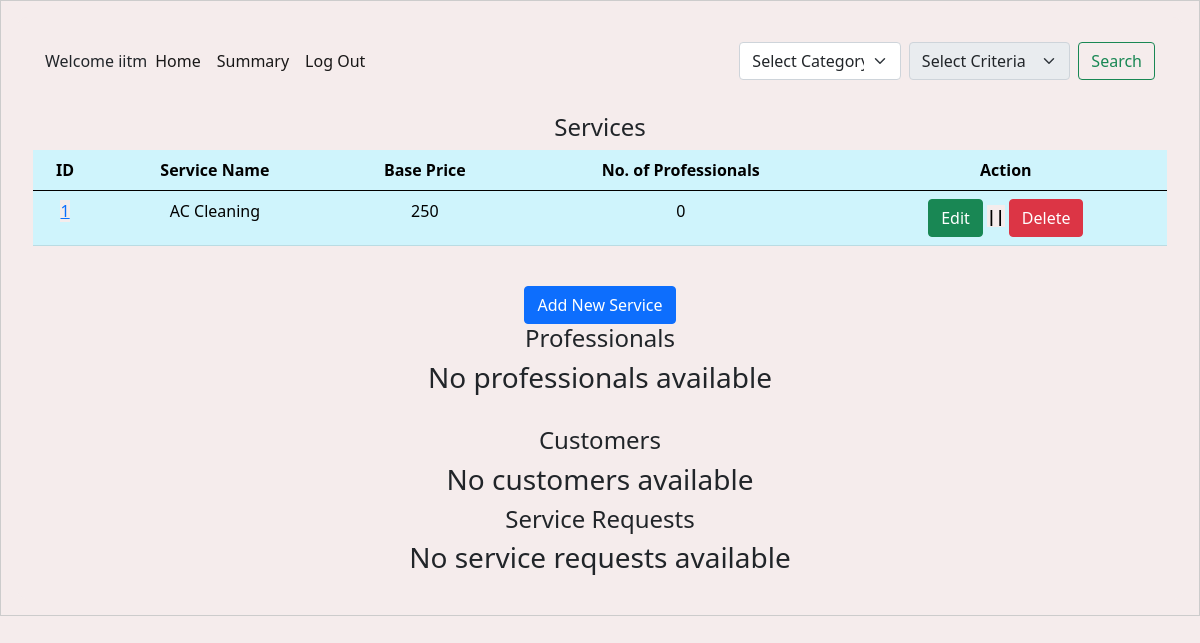
The page /admin_dashboard (signed in) on the database its author committed.
### backend/models.py (models this page shows)
class Service(db.Model):
    __tablename__ = "service"
    id = db.Column(db.Integer, primary_key=True, autoincrement=True)
    name = db.Column(db.String, nullable=False)
    base_price = db.Column(
        db.Integer, nullable=False
    )  # Changed 'price' to 'base_price'
    base_time_required = db.Column(db.String, nullable=True)
    description = db.Column(db.String, nullable=False)
    service_pic = db.Column(
        db.String, nullable=True
    )  # New column for service picture (optional)
    professional_services = db.relationship(
        "ProfessionalService", back_populates="service"
    )

### backend/controller.py (the view)
@app.route("/admin_dashboard")
def admin_dashboard():
    if (
        "username" in session and session.get("role") == 0
    ):  # Check if logged in as admin
        services_with_pro_count = (
            db.session.query(
                Service,
                func.count(ProfessionalService.professional_id).label(
                    "professional_count"
                ),
            )
            .outerjoin(
                ProfessionalService, Service.id == ProfessionalService.service_id
            )
            .group_by(Service.id)
            .all()
        )
        professionals = db.session.query(Service_Professional).all()
        service_requests = Service_Request.query.all()
        service_requests.sort(key=lambda request: request.id, reverse=True)
        customers = Customer.query.filter(Customer.role == 1).all()
        for professional in professionals:
            professional_id = professional.id
            professional.average_rating = update_professional_rating(professional_id)
        for customer in customers:
            customer_id = customer.id
            customer.average_rating = update_customer_rating(customer_id)
        return render_template(
            "admin_dashboard.html",
            admin=session["username"],
            services=services_with_pro_count,
            professionals=professionals,
            customers=customers,
            service_requests=service_requests,
        )
    else:
        return redirect(url_for("user_login"))  # Redirect to login if not an admin

### templates/admin_dashboard.html (shortened to what this page needs)
<!DOCTYPE html>
<html lang="en">
<head>
    <link href="https://cdn.jsdelivr.net/npm/bootstrap@5.0.2/dist/css/bootstrap.min.css" rel="stylesheet" />
    <link rel="stylesheet" href="/static/style.css" />
</head>
<body>
    <div id="container">
        <div id="panel">
            <nav class="navbar navbar-expand-lg navbar-light  sticky-top">
                <div class="container-fluid">
                    <label>Welcome {{ admin }}</label>
                    <div class="collapse navbar-collapse" id="navbarSupportedContent">
                        <ul class="navbar-nav me-auto mb-2 mb-lg-0">
                            <li class="nav-item">
                                <a class="nav-link active" aria-current="page"
                                    href="{{ url_for('admin_dashboard') }}">Home</a>
                            </li>
                            <li class="nav-item">
                                <a class="nav-link active" aria-current="page"
                                    href="{{ url_for('admin_summary') }}">Summary</a>
                            </li>
                            <li class="nav-item">
                                <a class="nav-link active" aria-current="page" href="{{ url_for('logout') }}">Log
                                    Out</a>
                            </li>
                        </ul>
                        <form class="d-flex" action="{{ url_for('search_admin') }}" method="GET">
                            <select class="form-select me-2" name="entity" id="entity" required>
                                <option value="" disabled selected>Select Category</option>
                            </select>
                            <select class="form-select me-2" name="criteria" id="criteria" disabled>
                                <option value="" disabled selected>Select Criteria</option>
                            </select>
                            <button class="btn btn-outline-success" type="submit">Search</button>
                        </form>
                    </div>
                </div>
            </nav>
            <br>
            <h4>Services</h4>
            {% if services %}
            <table class="table table-info table-hover">
                <thead>
                    <tr>
                        <th scope="col">ID</th>
                        <th scope="col">Service Name</th>
                        <th scope="col">Base Price</th>
                        <th scope="col">No. of Professionals</th>
                        <th scope="col">Action</th>
                    </tr>
                </thead>
                <tbody>
                    {% for service, professional_count in services %}
                    <tr>
                        <td><a href="{{ url_for('service_details', service_id=service.id) }}">{{ service.id }}</a></td>
                        <td>{{ service.name }}</td>
                        <td>{{ service.base_price }}</td>
                        <td>{{ professional_count }}</td>
                        <td>
                            <button type="button" class="btn btn-success" data-bs-toggle="modal"
                                data-bs-target="#editServiceModal" data-id="{{ service.id }}"
                                data-name="{{ service.name }}" data-description="{{ service.description }}"
                                data-price="{{ service.base_price }}"
                                data-time="{{ service.base_time_required }}">Edit</button>
                            <b>||</b>
                            <form action="{{ url_for('delete_service', service_id=service.id) }}" method="POST"
                                style="display:inline;" onsubmit="return confirmCancel();">
                                <button type="submit" class="btn btn-danger">Delete</button>
                            </form>
                        </td>
                    </tr>
                    {% endfor %}
                </tbody>
            </table>
            {% else %}
            <h3>No services available</h3>
            {% endif %}
            <br>
            <button type="button" class="btn btn-primary" data-bs-toggle="modal" data-bs-target="#addServiceModal">
                Add New Service
            </button>
            <h4>Professionals</h4>
            {% if professionals %}
            <table class="table table-info table-hover">
                <thead>
                    <tr>
                        <th scope="col">ID</th>
                        <th scope="col">Name</th>
                        <th scope="col">Experience (Years)</th>
                        <th scope="col">Average Rating</th>
                        <th scope="col">Action</th>
                    </tr>
                </thead>
                <tbody>
                    {% for professional in professionals %}
                    <tr>
                        <td><a href="{{ url_for('professional_details', professional_id=professional.id) }}">{{
                                professional.id }}</a></td>
                        <td>{{ professional.name }}</td>
                        <td>{{ professional.experience }}</td>
                        <td>{{ professional.average_rating or 'N/A' }}</td>
                        <td>
                            {% if professional.verified_status == "approved" %}
                            <form method="POST"
                                action="{{ url_for('block_professional', professional_id=professional.id) }}"
                                style="display:inline;" onsubmit="return confirmBlockProfessional();">
                                <button type="submit" class="btn btn-danger">Block</button>
                            </form>
                            <b>||</b>
                            <form method="POST"
                                action="{{ url_for('unblock_professional', professional_id=professional.id) }}"
                                style="display:inline;" onsubmit="return confirmUnBlockProfessional();">
                                <button type="submit" class="btn btn-success">Unblock</button>
                            </form>
                            <b>||</b>
                            <form action="{{ url_for('delete_professional', professional_id=professional.id) }}"
                                method="POST" style="display:inline;" onsubmit="return confirmDeleteProfessional();">
                                <button type="submit" class="btn btn-danger">Delete</button>
                            </form>
                            {%else%}
                            <button type="button" class="btn btn-success" data-bs-toggle="modal"
                                data-bs-target="#approveRejectModal" data-id="{{ professional.id }}"
                                data-action="approve">
                                Approve
                            </button>
                            <b>||</b>
                            <button type="button" class="btn btn-warning" data-bs-toggle="modal"
                                data-bs-target="#approveRejectModal" data-id="{{ professional.id }}"
                                data-action="reject">
                                Reject
                            </button>
                            <b>||</b>
                            <form action="{{ url_for('delete_professional', professional_id=professional.id) }}"
                                method="POST" style="display:inline;" onsubmit="return confirmDeleteProfessional();">
                                <button type="submit" class="btn btn-danger">Delete</button>
                            </form>
                        </td>
                        {% endif %}
                    </tr>
                    {% endfor %}
                </tbody>
            </table>
            {% else %}
            <h3>No professionals available</h3>
            {% endif %}
            <br>
            <h4>Customers</h4>
            {% if customers %}
            <table class="table table-info table-hover">
                <thead>
                    <tr>
                        <th scope="col">ID</th>
                        <th scope="col">Name</th>
                        <th scope="col">Email</th>
                        <th scope="col">Phone</th>
                        <th scope="col">Average Rating</th>
                        <th scope="col">Action</th>
                    </tr>
                </thead>
                <tbody>
                    {% for customer in customers %}
                    <tr>
                        <td><a href="{{ url_for('customer_details', customer_id=customer.id) }}">{{ customer.id }}</a>
                        </td>
                        <td>{{ customer.name }}</td>
                        <td>{{ customer.email }}</td>
                        <td>{{ customer.phone_no }}</td>
                        <td>{{ customer.average_rating or 'N/A' }}</td>
                        <td>
                            <form action="{{ url_for('block_customer', customer_id=customer.id) }}" method="POST"
                                style="display:inline;" onsubmit="return confirmBlockCustomer();">
                                <button type="submit" class="btn btn-danger">Block</button>
                            </form>
                            <b>||</b>
                            <form action="{{ url_for('unblock_customer', customer_id=customer.id) }}" method="POST"
                                style="display:inline;" onsubmit="return confirmUnBlockCustomer();">
                                <button type="submit" class="btn btn-success">Unblock</button>
                            </form>
                        </td>
                    </tr>
                    {% endfor %}
                </tbody>
            </table>
            {% else %}
            <h3>No customers available</h3>
            {% endif %}
            <h4>Service Requests</h4>
            {% if service_requests %}
            <table class="table table-info table-hover">
                <thead>
                    <tr>
                        <th scope="col">Request ID</th>
                        <th scope="col">Customer ID</th>
                        <th scope="col">Service ID</th>
                        <th scope="col">Professional ID</th>
                        <th scope="col">Status</th>
                        <th scope="col">Date of Request</th>
                    </tr>
                </thead>
                <tbody>
                    {% for request in service_requests %}
                    <tr>
                        <td> <a href="{{ url_for('service_request_details', request_id=request.id) }}">
                                {{ request.id }}
                            </a></td>
                        <td>{{ request.customer_id }}</td>
                        <td>{{ request.service_id }}</td>
                        <td>{{ request.professional_id }}</td>
                        <td>{{ request.service_status }}</td>
                        <td>{{ request.date_of_request.strftime('%Y-%m-%d') }}</td>
                    </tr>
                    {% endfor %}
                </tbody>
            </table>
            {% else %}
            <h3>No service requests available</h3>
            {% endif %}
        </div>
    </div>
</body>
</html>

### static/style.css (style rules this page uses)
* { margin: 0; background-color: #f5ecec; }
#panel { width: auto; margin: auto; height: auto; text-align: center; padding: 2vh; border: 0px solid black; border-radius: 10px; }
#container { width: auto; margin: auto; padding: 2vh; border: 1px solid #ccc; }

### rows shown on the page
Service: id "1", name "AC Cleaning", base_price "250", professional_count "0"

### other values the page prints
{{ admin }} "iitm"
